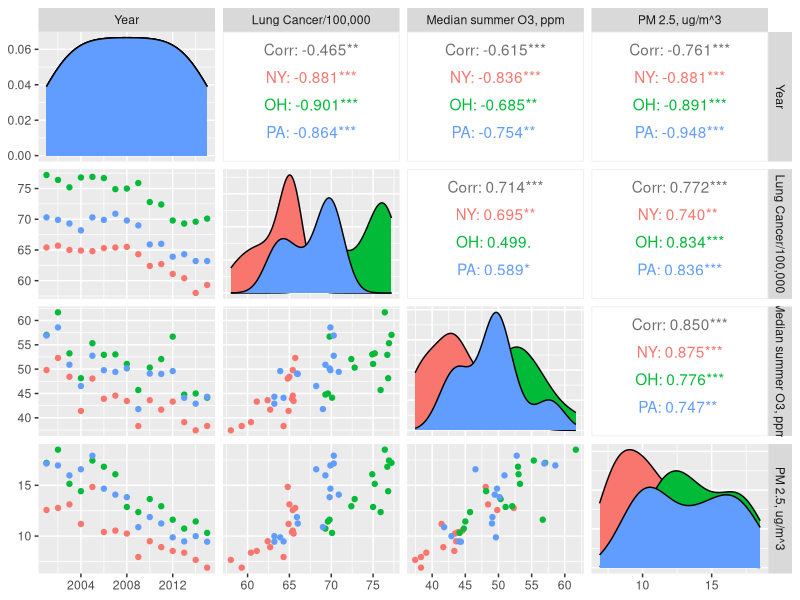
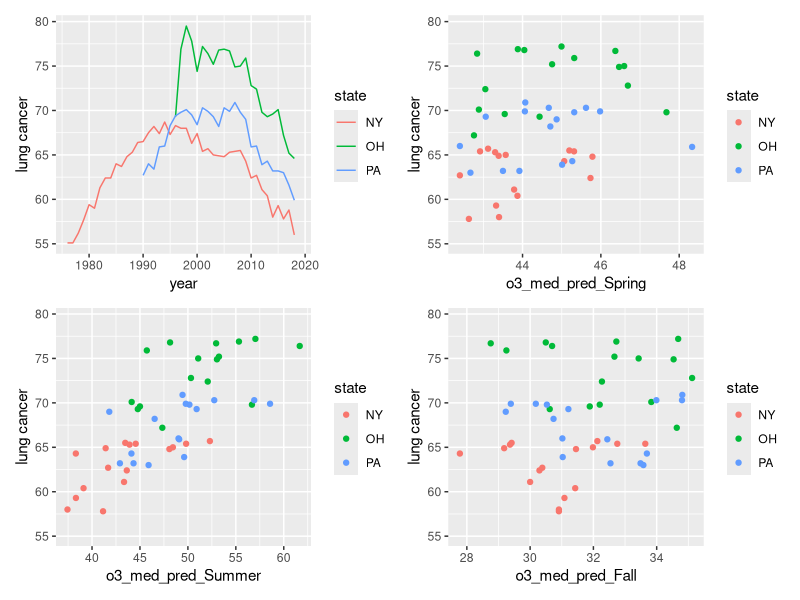
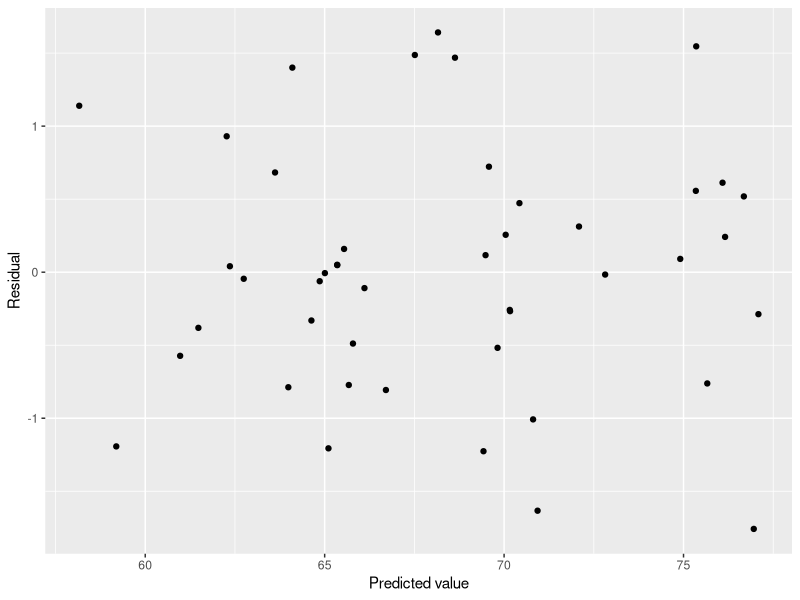
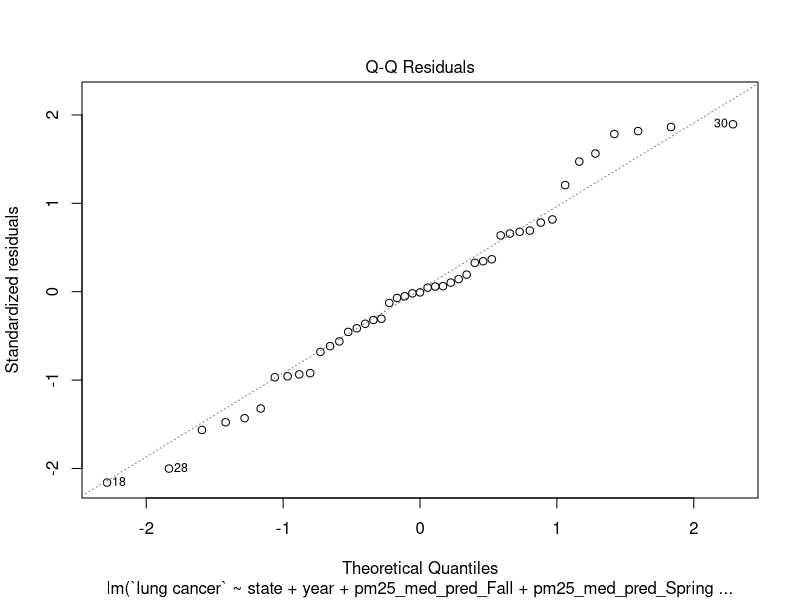

Generate these figures, in order, with R: (Note: this script raises an error after producing the figures.)
## ---- chunk 1
library(tidyverse)

outcomes_state <- read_csv("data/lc_mel_asthma_state.csv")
outcomes_county <- read_csv("data/lc_mel_asthma_county.csv")
ap_uv <- read_csv("ap/ap_uv/apuv.csv")

#State-level analysis - fewer predictors
ap_uv_state_slim <- ap_uv %>%
  select(-c(countyfips, county,
            pm25_max_pred, pm25_mean_pred, pm25_pop_pred,
            o3_max_pred, o3_mean_pred, o3_pop_pred,
            i310, i305, i380, edr)) %>%
  group_by(state, year, season) %>%
  #Take medians across county for each season
  summarize(across(pm25_med_pred:edd, median)) %>%
  pivot_wider(names_from = season, values_from = pm25_med_pred:edd)

#State-level analysis - more predictors
ap_uv_state <- ap_uv %>%
  select(-c(countyfips, county)) %>%
  group_by(state, year, season) %>%
  #Take medians across county for each season
  summarize(across(pm25_max_pred:i380, median)) %>%
  pivot_wider(names_from = season, values_from = pm25_max_pred:i380)

outcomes_wider_state <- outcomes_state %>%
  pivot_wider(names_from = outcome, values_from = age_adjusted_incidence_rate)
  
state_analysis <- left_join(outcomes_wider_state, ap_uv_state_slim)

#Check for correlations
state_analysis_corr <- state_analysis %>% 
  select(`lung cancer`:edd_Winter) %>% 
  do(as.data.frame(cor(., method="pearson", use="pairwise.complete.obs"))) %>%
  knitr::kable()
state_analysis_corr
## ---- chunk 2
library(GGally)

state_analysis %>%
  filter(year %in% 2001:2015) %>%
  ggpairs(columns = c("year","lung cancer", "o3_med_pred_Summer", "pm25_med_pred_Summer"),
          mapping = aes(group = state, color = state),
          columnLabels = c("Year", "Lung Cancer/100,000","Median summer O3, ppm", "PM 2.5, ug/m^3"))

  
state_plot <- state_analysis %>%
  ggplot(aes(x = year, y = `lung cancer`, group = state, color = state)) +
  geom_path()

spring_plot <- state_analysis %>%
  ggplot(aes(x = o3_med_pred_Spring, y = `lung cancer`, group = state, color = state)) +
  geom_point()

summer_plot <- state_analysis %>%
  ggplot(aes(x = o3_med_pred_Summer, y = `lung cancer`, group = state, color = state)) +
  geom_point()

fall_plot <- state_analysis %>%
  ggplot(aes(x = o3_med_pred_Fall, y = `lung cancer`, group = state, color = state)) +
  geom_point()

library(patchwork)
(state_plot + spring_plot) / (summer_plot + fall_plot)
## ---- chunk 3
state_2001_2015 <- state_analysis %>%
  filter(year %in% 2001:2015) %>%
  #exclude asthma, lots of missingness
  select(-asthma)

aq_lung_df <- state_2001_2015 %>%
  select(-c(melanoma, starts_with("edd")))
#fit_aq <- lm(`lung cancer` ~ .^2, data = aq_lung_df) - this broke in R
fit_aq <- lm(`lung cancer` ~ . +
               year*(o3_med_pred_Spring +
                     o3_med_pred_Summer +
                     o3_med_pred_Fall) +
               year*(pm25_med_pred_Spring +
                     pm25_med_pred_Summer +
                     pm25_med_pred_Fall) +
               state*year, data = aq_lung_df)

step_bic_aq <- step(fit_aq, trace = 0, k = log(nobs(fit_aq)), direction = "backward")
summary(step_bic_aq)
## ---- chunk 4
lung_fit <- aq_lung_df %>%
  modelr::add_residuals(step_bic_aq) %>%
  modelr::add_predictions(step_bic_aq)

lung_fit %>%
  ggplot(aes(x = pred, y = resid)) + geom_point() + labs(x = "Predicted value", y = "Residual")
## ---- chunk 5
plot(step_bic_aq, which = 2)
## ---- chunk 6
MASS::boxcox(step_bic_aq)
## ---- chunk 7
plot(step_bic_aq, which = 5)
## ---- chunk 8
library(modelr)
set.seed(15)
cv_df <- crossv_loo(aq_lung_df)
    
cv_df <- cv_df %>% 
  mutate(
    #Ozone only
    ozone  = map(train, ~lm(`lung cancer` ~ o3_med_pred_Spring + o3_med_pred_Summer +
                              o3_med_pred_Fall, data = .x)),
    #Ozone with year and state
    ozone_state_year  = map(train, ~lm(`lung cancer` ~ o3_med_pred_Spring + o3_med_pred_Summer +
                                         o3_med_pred_Fall + year + state, data = .x)),
    #Ozone with year and state with time interactions
    ozone_state_year2  = map(train, ~lm(`lung cancer` ~ year*(o3_med_pred_Spring +
                                                              o3_med_pred_Summer +
                                                              o3_med_pred_Fall) + year + state +
                                                              year*state, data = .x)),
    
    #BIC model
    bic_fit = map(train, ~step_bic_aq, data = .x)) %>% 
  mutate(
    rmse_ozone = map2_dbl(ozone, test, ~rmse(model = .x, data = .y)),
    rmse_ozone_state_year = map2_dbl(ozone_state_year, test, ~rmse(model = .x, data = .y)),
    rmse_ozone_state_year2 = map2_dbl(ozone_state_year2, test, ~rmse(model = .x, data = .y)),
    rmse_bic_fit = map2_dbl(bic_fit, test, ~rmse(model = .x, data = .y)))

cv_df %>% 
  select(starts_with("rmse")) %>% 
  pivot_longer(
    everything(),
    names_to = "model", 
    values_to = "rmse",
    names_prefix = "rmse_") %>% 
  mutate(model = fct_inorder(model)) %>% 
  ggplot(aes(x = model, y = rmse, fill = model)) + geom_violin() + labs(x = "Model", y = "RMSE")
## ---- chunk 9
set.seed(15)
cv_df <- crossv_mc(aq_lung_df, n = 100)
    
cv_df <- cv_df %>% 
  mutate(
    #Ozone only
    ozone  = map(train, ~lm(`lung cancer` ~ o3_med_pred_Spring + o3_med_pred_Summer +
                              o3_med_pred_Fall, data = .x)),
    #Ozone with year and state
    ozone_state_year  = map(train, ~lm(`lung cancer` ~ o3_med_pred_Spring + o3_med_pred_Summer +
                                         o3_med_pred_Fall + year + state, data = .x)),
    #Ozone with year and state with time interactions
    ozone_state_year2  = map(train, ~lm(`lung cancer` ~ year*(o3_med_pred_Spring +
                                                              o3_med_pred_Summer +
                                                              o3_med_pred_Fall) + year + state +
                                                              year*state, data = .x)),
    
    #BIC model
    bic_fit = map(train, ~step_bic_aq, data = .x)) %>% 
  mutate(
    rmse_ozone = map2_dbl(ozone, test, ~rmse(model = .x, data = .y)),
    rmse_ozone_state_year = map2_dbl(ozone_state_year, test, ~rmse(model = .x, data = .y)),
    rmse_ozone_state_year2 = map2_dbl(ozone_state_year2, test, ~rmse(model = .x, data = .y)),
    rmse_bic_fit = map2_dbl(bic_fit, test, ~rmse(model = .x, data = .y)))

cv_df %>% 
  select(starts_with("rmse")) %>% 
  pivot_longer(
    everything(),
    names_to = "model", 
    values_to = "rmse",
    names_prefix = "rmse_") %>% 
  mutate(model = fct_inorder(model)) %>% 
  ggplot(aes(x = model, y = rmse, fill = model)) + geom_violin() + labs(x = "Model", y = "RMSE")
## ---- chunk 10
broom::tidy(step_bic_aq) %>%
  mutate(
    abs_t = abs(statistic),
    term = as.factor(term),
    term = fct_reorder(term, abs_t)
    ) %>%
  ggplot(aes(x = abs_t, y = term)) +
  geom_col() +
  labs(title = "Relative Importance of Model Terms",
       y = "Model Term", x = "|t| statistic")
## ---- chunk 11
state_analysis %>%
  filter(year %in% 2001:2015) %>%
  ggpairs(columns = c("year","melanoma","edd_Spring","edd_Summer"),
          mapping = aes(group = state, color = state),
          columnLabels = c("Year", "Melanoma/100,000", "Spring EDD (J/m^2)", "Summer EDD (J/m^2)"))
## ---- chunk 12
uv_df <- state_2001_2015 %>%
  filter(year >= 2005) %>%
  select(-c(starts_with("pm25"), starts_with("o3"), `lung cancer`))
  
mel_fit <- lm(melanoma ~ .^2, data = uv_df)
step_bic_mel <- step(mel_fit, trace = 0, k = log(nobs(mel_fit)), direction = "backward")
summary(step_bic_mel)
## ---- chunk 13
mel_df <- uv_df %>%
  modelr::add_residuals(step_bic_mel) %>%
  modelr::add_predictions(step_bic_mel)

mel_df %>%
  ggplot(aes(x = pred, y = resid)) + geom_point() + labs(x = "Predicted value", y = "Residual")
## ---- chunk 14
plot(step_bic_mel, which = 2)
## ---- chunk 15
plot(step_bic_mel, which = 5)
## ---- chunk 16
mel_fit2 <- lm(melanoma ~ ., data = uv_df)
summary(mel_fit2)
## ---- chunk 17
mel_df2 <- uv_df %>%
  modelr::add_residuals(mel_fit2) %>%
  modelr::add_predictions(mel_fit2)

mel_df2 %>%
  ggplot(aes(x = pred, y = resid)) + geom_point() + labs(x = "Predicted value", y = "Residual")
## ---- chunk 18
summer_resid <- mel_df2 %>%
  ggplot(aes(x = edd_Summer, y = resid)) + geom_point() + labs(x = "Summer Median EDD", y = "Residual")

year_resid <- mel_df2 %>%
  ggplot(aes(x = year, y = resid)) + geom_point() + labs(x = "Year", y = "Residual")

fall_resid <- mel_df2 %>%
  ggplot(aes(x = edd_Fall, y = resid)) + geom_point() + labs(x = "Fall Median EDD", y = "Residual")

state_resid <- mel_df2 %>%
  ggplot(aes(x = state, y = resid)) + geom_violin() + labs(x = "State", y = "Residual")

(summer_resid + year_resid) / (fall_resid + state_resid)
## ---- chunk 19
mel_fit3 <- lm(melanoma ~ state + I(1/year^3) + 
                 edd_Spring + edd_Summer + edd_Fall + edd_Winter,
                 data = uv_df)
summary(mel_fit3)

mel_df3 <- uv_df %>%
  modelr::add_residuals(mel_fit3) %>%
  modelr::add_predictions(mel_fit3)

mel_df3 %>%
  ggplot(aes(x = pred, y = resid)) + geom_point() + labs(x = "Predicted value", y = "Residual")
## ---- chunk 20
plot(mel_fit2, which = 2)
## ---- chunk 21
plot(mel_fit2, which = 5)
## ---- chunk 22
set.seed(15)
cv_df <- crossv_loo(uv_df)
    
cv_df <- cv_df %>% 
  mutate(
    #State and year only
    state_year = map(train, ~lm(melanoma ~ state + year, data = .x)),
    
    #EDD only
    edd = map(train, ~lm(melanoma ~ edd_Winter + edd_Spring + edd_Summer + edd_Fall, data = .x)),
    
    #EDD with year and state, linear
    edd_state_year = map(train, ~mel_fit2, data = .x),
    
    #EDD with year and state with time interactions
    edd_state_year2  = map(train, ~lm(melanoma ~ year*(edd_Winter +
                                                       edd_Spring +
                                                       edd_Summer +
                                                       edd_Fall) + year + state +
                                                       year*state, data = .x)),
    
    #BIC model
    bic_fit = map(train, ~step_bic_mel, data = .x)) %>% 
  mutate(
    rmse_state_year = map2_dbl(state_year, test, ~rmse(model = .x, data = .y)),
    rmse_edd = map2_dbl(edd, test, ~rmse(model = .x, data = .y)),
    rmse_edd_state_year = map2_dbl(edd_state_year, test, ~rmse(model = .x, data = .y)),
    rmse_edd_state_year2 = map2_dbl(edd_state_year2, test, ~rmse(model = .x, data = .y)),
    rmse_bic_fit = map2_dbl(bic_fit, test, ~rmse(model = .x, data = .y)))

cv_df %>% 
  select(starts_with("rmse")) %>% 
  pivot_longer(
    everything(),
    names_to = "model", 
    values_to = "rmse",
    names_prefix = "rmse_") %>% 
  mutate(model = fct_inorder(model)) %>% 
  ggplot(aes(x = model, y = rmse, fill = model)) + geom_violin() + labs(x = "Model", y = "RMSE")
## ---- chunk 23
set.seed(15)
cv_df <- crossv_mc(uv_df, 100)

cv_df <- cv_df %>% 
  mutate(
    #State and year only
    state_year = map(train, ~lm(melanoma ~ state + year, data = .x)),
    
    #EDD only
    edd = map(train, ~lm(melanoma ~ edd_Winter + edd_Spring + edd_Summer + edd_Fall, data = .x)),
    
    #EDD with year and state, linear
    edd_state_year = map(train, ~mel_fit2, data = .x),
    
    #EDD with year and state with time interactions
    edd_state_year2  = map(train, ~lm(melanoma ~ year*(edd_Winter +
                                                       edd_Spring +
                                                       edd_Summer +
                                                       edd_Fall) + year + state +
                                                       year*state, data = .x)),
    
    #BIC model
    bic_fit = map(train, ~step_bic_mel, data = .x)) %>% 
  mutate(
    rmse_state_year = map2_dbl(state_year, test, ~rmse(model = .x, data = .y)),
    rmse_edd = map2_dbl(edd, test, ~rmse(model = .x, data = .y)),
    rmse_edd_state_year = map2_dbl(edd_state_year, test, ~rmse(model = .x, data = .y)),
    rmse_edd_state_year2 = map2_dbl(edd_state_year2, test, ~rmse(model = .x, data = .y)),
    rmse_bic_fit = map2_dbl(bic_fit, test, ~rmse(model = .x, data = .y)))

cv_df %>% 
  select(starts_with("rmse")) %>% 
  pivot_longer(
    everything(),
    names_to = "model", 
    values_to = "rmse",
    names_prefix = "rmse_") %>% 
  mutate(model = fct_inorder(model)) %>% 
  ggplot(aes(x = model, y = rmse, fill = model)) + geom_violin() + labs(x = "Model", y = "RMSE")
## ---- chunk 24
broom::tidy(step_bic_mel) %>%
  mutate(
    abs_t = abs(statistic),
    term = as.factor(term),
    term = fct_reorder(term, abs_t)
    ) %>%
  ggplot(aes(x = abs_t, y = term)) +
  geom_col() +
  labs(title = "Relative Importance of Model Terms",
       y = "Model Term", x = "|t| statistic")
## ---- chunk 25
broom::tidy(mel_fit2) %>%
  mutate(
    abs_t = abs(statistic),
    term = as.factor(term),
    term = fct_reorder(term, abs_t)
    ) %>%
  ggplot(aes(x = abs_t, y = term)) +
  geom_col() +
  labs(title = "Relative Importance of Model Terms",
       y = "Model Term", x = "|t| statistic")
## ---- chunk 26
outcomes_wider_county <- outcomes_county %>%
  pivot_wider(names_from = outcome, values_from = age_adjusted_incidence_rate)

#county-level analysis - fewer predictors
ap_uv_county_slim <- ap_uv %>%
  filter(state %in% c("NY","OH","PA")) %>%
  select(-c(pm25_max_pred, pm25_mean_pred, pm25_pop_pred,
            o3_max_pred, o3_mean_pred, o3_pop_pred, i324,
            i310, i305, i380, edr)) %>%
  group_by(county, state, season) %>%
  #Take medians across years for each season
  summarize(across(pm25_med_pred:edd, median, na.rm = TRUE)) %>%
  pivot_wider(names_from = season, values_from = pm25_med_pred:edd)

county_df <- right_join(outcomes_wider_county, ap_uv_county_slim)
## ---- chunk 27
county_corr <- county_df %>%
  select(pm25_med_pred_Fall:edd_Winter) %>% 
  do(as.data.frame(cor(., method="pearson", use="pairwise.complete.obs"))) %>%
  knitr::kable()
county_corr
## ---- chunk 28
county_df2 <- county_df %>%
  mutate(pm25_med_pred = rowMeans(select(., starts_with("pm25")))) %>%
  select(-c(pm25_med_pred_Fall:pm25_med_pred_Winter))
## ---- chunk 29
county_df2 %>%
  ggpairs(columns = c("lung cancer", "o3_med_pred_Summer", "o3_med_pred_Fall", "pm25_med_pred"),
          mapping = aes(group = state, color = state),
          columnLabels = c("Lung Cancer/100,000","Median summer O3, ppm", "Median fall O3, ppm",
                           "PM 2.5, ug/m^3"))
